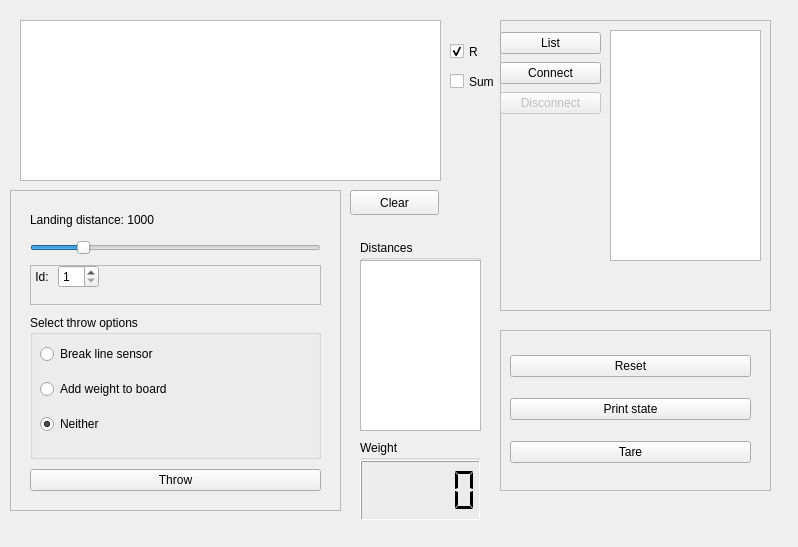
<?xml version="1.0" encoding="UTF-8"?>
<ui version="4.0">
 <class>Form</class>
 <widget class="QWidget" name="Form">
  <property name="geometry">
   <rect>
    <x>0</x>
    <y>0</y>
    <width>798</width>
    <height>547</height>
   </rect>
  </property>
  <property name="windowTitle">
   <string>Scorecorn Game Controls</string>
  </property>
  <widget class="QFrame" name="frame">
   <property name="geometry">
    <rect>
     <x>500</x>
     <y>20</y>
     <width>271</width>
     <height>291</height>
    </rect>
   </property>
   <property name="frameShape">
    <enum>QFrame::StyledPanel</enum>
   </property>
   <property name="frameShadow">
    <enum>QFrame::Raised</enum>
   </property>
   <widget class="QListView" name="listView">
    <property name="geometry">
     <rect>
      <x>110</x>
      <y>10</y>
      <width>151</width>
      <height>231</height>
     </rect>
    </property>
   </widget>
   <widget class="QWidget" name="verticalLayoutWidget">
    <property name="geometry">
     <rect>
      <x>0</x>
      <y>10</y>
      <width>101</width>
      <height>89</height>
     </rect>
    </property>
    <layout class="QVBoxLayout" name="verticalLayout">
     <item>
      <widget class="QPushButton" name="listButton">
       <property name="text">
        <string>List</string>
       </property>
      </widget>
     </item>
     <item>
      <widget class="QPushButton" name="connectButton">
       <property name="text">
        <string>Connect</string>
       </property>
      </widget>
     </item>
     <item>
      <widget class="QPushButton" name="disconnectButton">
       <property name="enabled">
        <bool>false</bool>
       </property>
       <property name="text">
        <string>Disconnect</string>
       </property>
      </widget>
     </item>
    </layout>
   </widget>
  </widget>
  <widget class="QListView" name="listView_2">
   <property name="geometry">
    <rect>
     <x>20</x>
     <y>20</y>
     <width>421</width>
     <height>161</height>
    </rect>
   </property>
  </widget>
  <widget class="QPushButton" name="clearButton">
   <property name="geometry">
    <rect>
     <x>350</x>
     <y>190</y>
     <width>89</width>
     <height>25</height>
    </rect>
   </property>
   <property name="text">
    <string>Clear</string>
   </property>
  </widget>
  <widget class="QFrame" name="frame_2">
   <property name="geometry">
    <rect>
     <x>10</x>
     <y>190</y>
     <width>331</width>
     <height>321</height>
    </rect>
   </property>
   <property name="frameShape">
    <enum>QFrame::StyledPanel</enum>
   </property>
   <property name="frameShadow">
    <enum>QFrame::Raised</enum>
   </property>
   <widget class="QWidget" name="gridLayoutWidget">
    <property name="geometry">
     <rect>
      <x>10</x>
      <y>10</y>
      <width>311</width>
      <height>301</height>
     </rect>
    </property>
    <layout class="QGridLayout" name="gridLayout">
     <property name="leftMargin">
      <number>10</number>
     </property>
     <property name="topMargin">
      <number>10</number>
     </property>
     <property name="rightMargin">
      <number>10</number>
     </property>
     <property name="bottomMargin">
      <number>10</number>
     </property>
     <property name="spacing">
      <number>10</number>
     </property>
     <item row="0" column="0">
      <layout class="QVBoxLayout" name="verticalLayout_2">
       <property name="spacing">
        <number>10</number>
       </property>
       <property name="sizeConstraint">
        <enum>QLayout::SetDefaultConstraint</enum>
       </property>
       <item>
        <widget class="QLabel" name="landDistanceLabel">
         <property name="maximumSize">
          <size>
           <width>20000</width>
           <height>20</height>
          </size>
         </property>
         <property name="text">
          <string>Landing distance: 1000</string>
         </property>
         <property name="margin">
          <number>1</number>
         </property>
        </widget>
       </item>
       <item>
        <widget class="QSlider" name="distSlider">
         <property name="minimum">
          <number>1</number>
         </property>
         <property name="maximum">
          <number>6000</number>
         </property>
         <property name="value">
          <number>1000</number>
         </property>
         <property name="orientation">
          <enum>Qt::Horizontal</enum>
         </property>
        </widget>
       </item>
       <item>
        <widget class="QFrame" name="frame_3">
         <property name="sizePolicy">
          <sizepolicy hsizetype="Preferred" vsizetype="Preferred">
           <horstretch>0</horstretch>
           <verstretch>1</verstretch>
          </sizepolicy>
         </property>
         <property name="maximumSize">
          <size>
           <width>16777215</width>
           <height>40</height>
          </size>
         </property>
         <property name="layoutDirection">
          <enum>Qt::LeftToRight</enum>
         </property>
         <property name="autoFillBackground">
          <bool>false</bool>
         </property>
         <property name="frameShape">
          <enum>QFrame::StyledPanel</enum>
         </property>
         <property name="frameShadow">
          <enum>QFrame::Raised</enum>
         </property>
         <widget class="QWidget" name="horizontalLayoutWidget">
          <property name="geometry">
           <rect>
            <x>0</x>
            <y>0</y>
            <width>291</width>
            <height>41</height>
           </rect>
          </property>
          <layout class="QHBoxLayout" name="horizontalLayout_2" stretch="0,0">
           <property name="spacing">
            <number>6</number>
           </property>
           <property name="sizeConstraint">
            <enum>QLayout::SetFixedSize</enum>
           </property>
           <property name="leftMargin">
            <number>5</number>
           </property>
           <property name="rightMargin">
            <number>5</number>
           </property>
           <property name="bottomMargin">
            <number>0</number>
           </property>
           <item>
            <widget class="QLabel" name="label">
             <property name="maximumSize">
              <size>
               <width>16777215</width>
               <height>25</height>
              </size>
             </property>
             <property name="text">
              <string>Id: </string>
             </property>
             <property name="alignment">
              <set>Qt::AlignRight|Qt::AlignTrailing|Qt::AlignVCenter</set>
             </property>
             <property name="margin">
              <number>5</number>
             </property>
            </widget>
           </item>
           <item>
            <widget class="QSpinBox" name="idEntryBox">
             <property name="maximumSize">
              <size>
               <width>16777215</width>
               <height>27</height>
              </size>
             </property>
             <property name="minimum">
              <number>1</number>
             </property>
            </widget>
           </item>
          </layout>
         </widget>
        </widget>
       </item>
       <item>
        <widget class="QGroupBox" name="groupBox">
         <property name="baseSize">
          <size>
           <width>0</width>
           <height>0</height>
          </size>
         </property>
         <property name="title">
          <string>Select throw options</string>
         </property>
         <widget class="QWidget" name="verticalLayoutWidget_3">
          <property name="geometry">
           <rect>
            <x>10</x>
            <y>20</y>
            <width>181</width>
            <height>111</height>
           </rect>
          </property>
          <layout class="QVBoxLayout" name="verticalLayout_3">
           <item>
            <widget class="QRadioButton" name="rdBtnLineSensor">
             <property name="text">
              <string>Break line sensor</string>
             </property>
            </widget>
           </item>
           <item>
            <widget class="QRadioButton" name="rdBtnWeight">
             <property name="text">
              <string>Add weight to board</string>
             </property>
            </widget>
           </item>
           <item>
            <widget class="QRadioButton" name="rdBtnNeither">
             <property name="text">
              <string>Neither</string>
             </property>
             <property name="checked">
              <bool>true</bool>
             </property>
            </widget>
           </item>
          </layout>
         </widget>
        </widget>
       </item>
      </layout>
     </item>
     <item row="1" column="0">
      <widget class="QPushButton" name="throwButton">
       <property name="text">
        <string>Throw</string>
       </property>
      </widget>
     </item>
    </layout>
   </widget>
  </widget>
  <widget class="QFrame" name="frame_4">
   <property name="geometry">
    <rect>
     <x>500</x>
     <y>330</y>
     <width>271</width>
     <height>161</height>
    </rect>
   </property>
   <property name="sizePolicy">
    <sizepolicy hsizetype="Preferred" vsizetype="Preferred">
     <horstretch>0</horstretch>
     <verstretch>20</verstretch>
    </sizepolicy>
   </property>
   <property name="frameShape">
    <enum>QFrame::StyledPanel</enum>
   </property>
   <property name="frameShadow">
    <enum>QFrame::Raised</enum>
   </property>
   <widget class="QWidget" name="verticalLayoutWidget_4">
    <property name="geometry">
     <rect>
      <x>10</x>
      <y>10</y>
      <width>241</width>
      <height>141</height>
     </rect>
    </property>
    <layout class="QVBoxLayout" name="verticalLayout_4">
     <item>
      <widget class="QPushButton" name="resetButton">
       <property name="text">
        <string>Reset</string>
       </property>
      </widget>
     </item>
     <item>
      <widget class="QPushButton" name="printStateButton">
       <property name="text">
        <string>Print state</string>
       </property>
      </widget>
     </item>
     <item>
      <widget class="QPushButton" name="tareButton">
       <property name="enabled">
        <bool>true</bool>
       </property>
       <property name="text">
        <string>Tare</string>
       </property>
      </widget>
     </item>
    </layout>
   </widget>
  </widget>
  <widget class="QGroupBox" name="groupBox_2">
   <property name="geometry">
    <rect>
     <x>360</x>
     <y>240</y>
     <width>121</width>
     <height>191</height>
    </rect>
   </property>
   <property name="title">
    <string>Distances</string>
   </property>
   <widget class="QListView" name="listView_3">
    <property name="geometry">
     <rect>
      <x>0</x>
      <y>20</y>
      <width>121</width>
      <height>171</height>
     </rect>
    </property>
    <property name="alternatingRowColors">
     <bool>true</bool>
    </property>
    <property name="selectionMode">
     <enum>QAbstractItemView::NoSelection</enum>
    </property>
   </widget>
  </widget>
  <widget class="QGroupBox" name="groupBox_3">
   <property name="geometry">
    <rect>
     <x>360</x>
     <y>440</y>
     <width>120</width>
     <height>80</height>
    </rect>
   </property>
   <property name="title">
    <string>Weight</string>
   </property>
   <widget class="QLCDNumber" name="lcdNumber">
    <property name="geometry">
     <rect>
      <x>0</x>
      <y>20</y>
      <width>121</width>
      <height>61</height>
     </rect>
    </property>
    <property name="segmentStyle">
     <enum>QLCDNumber::Flat</enum>
    </property>
   </widget>
  </widget>
  <widget class="QCheckBox" name="checkBoxR">
   <property name="geometry">
    <rect>
     <x>450</x>
     <y>40</y>
     <width>41</width>
     <height>23</height>
    </rect>
   </property>
   <property name="text">
    <string>R</string>
   </property>
   <property name="checked">
    <bool>true</bool>
   </property>
  </widget>
  <widget class="QCheckBox" name="checkBoxSum">
   <property name="geometry">
    <rect>
     <x>450</x>
     <y>70</y>
     <width>51</width>
     <height>23</height>
    </rect>
   </property>
   <property name="text">
    <string>Sum</string>
   </property>
  </widget>
 </widget>
 <resources/>
 <connections/>
</ui>
